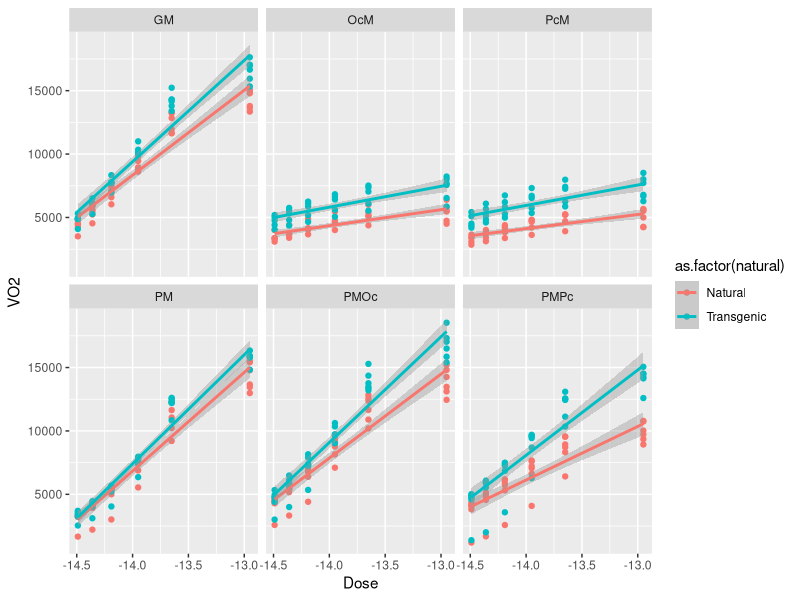
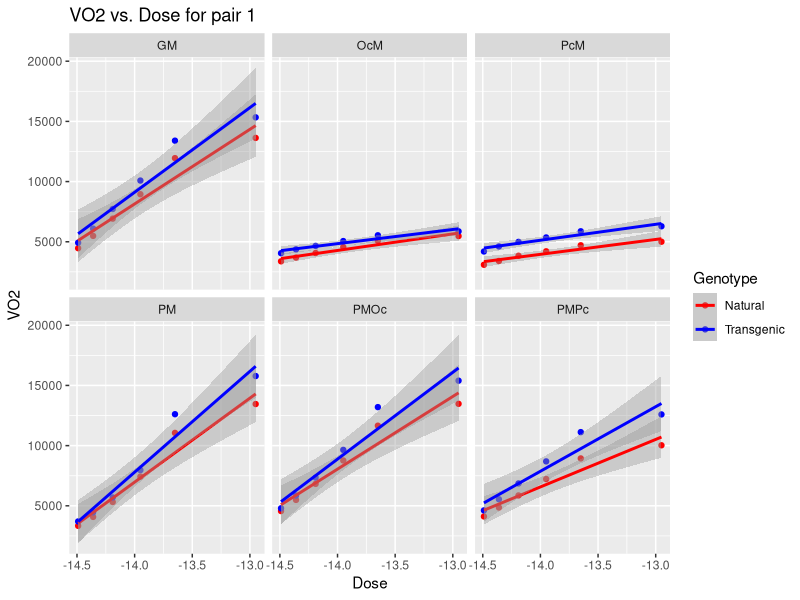
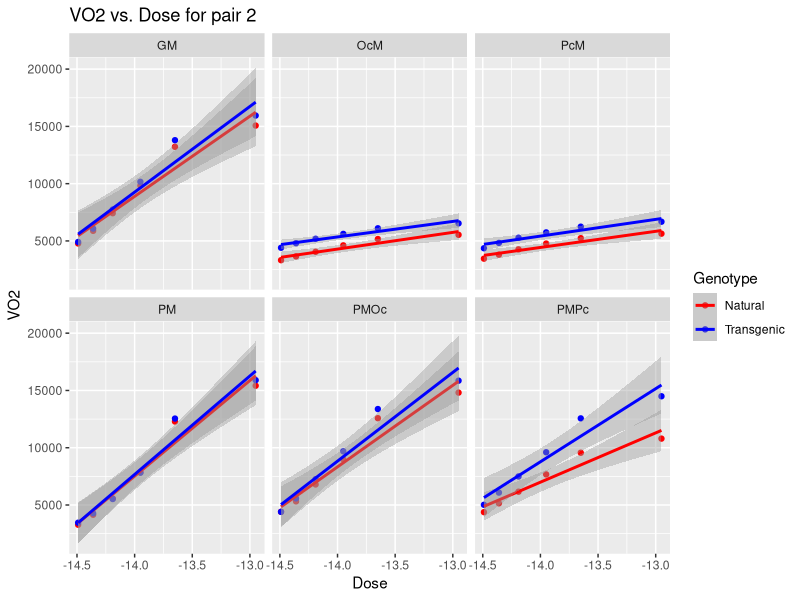
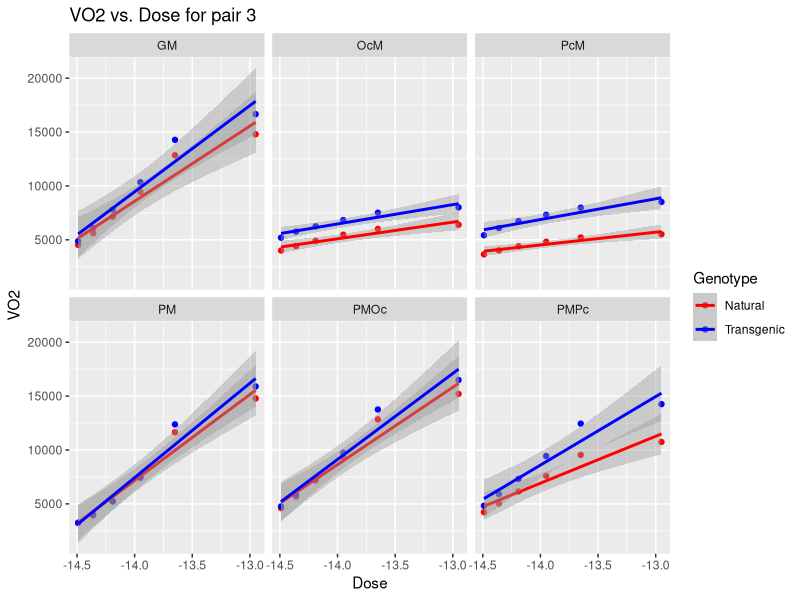
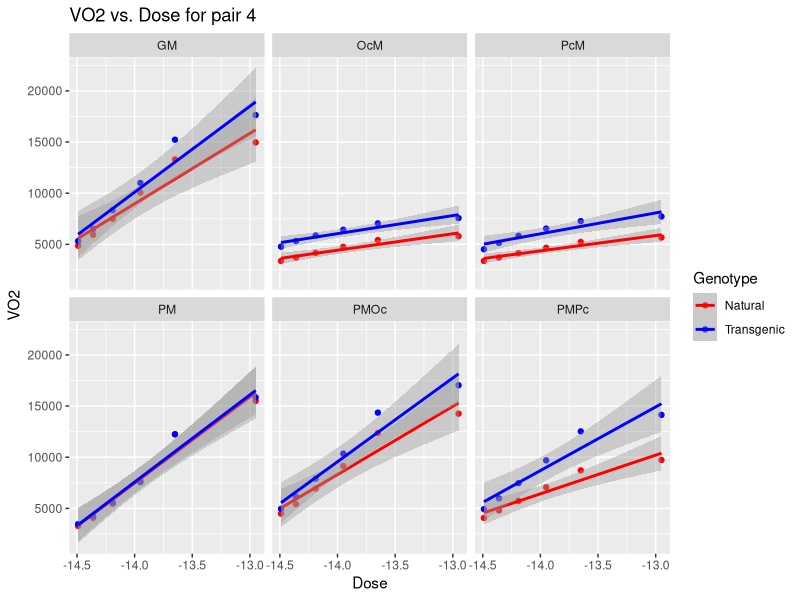
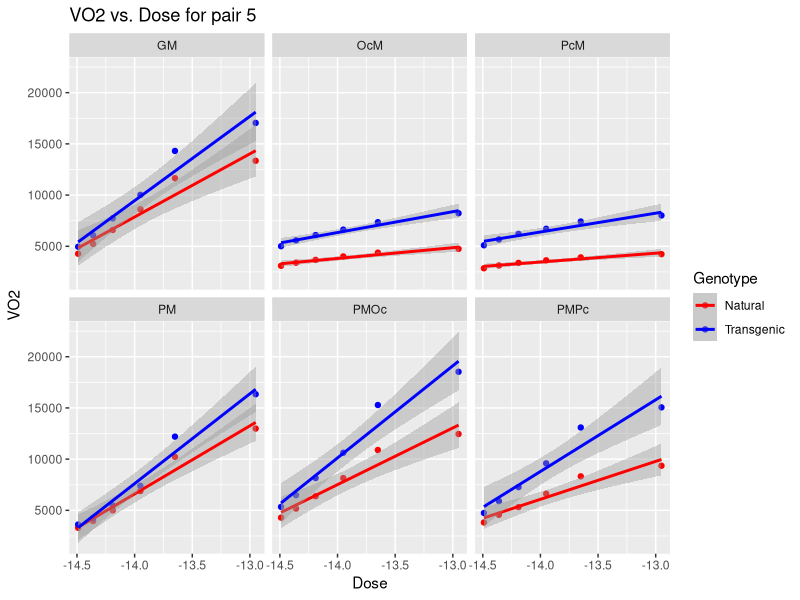
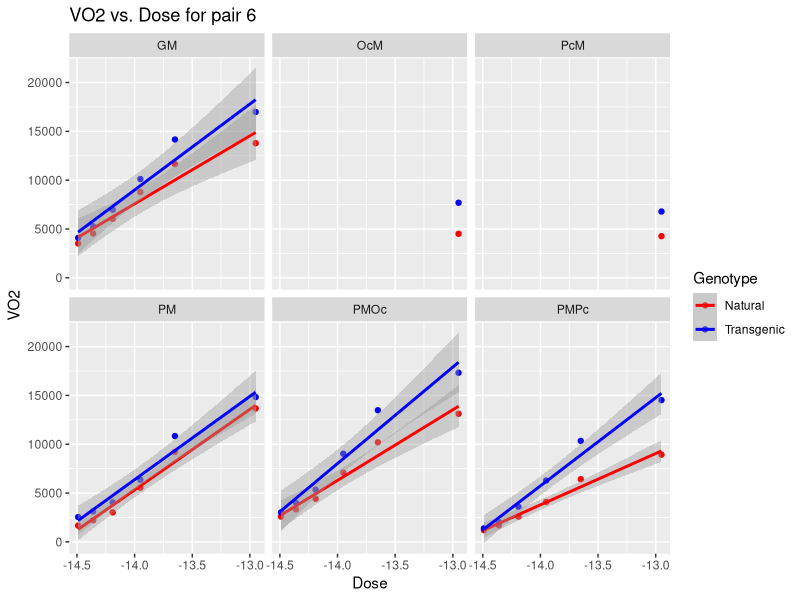

These figures' R source, in order:
library(tidyverse)
library(readxl)
library(knitr)
library(kableExtra)
data = NULL
for (i in excel_sheets("data.xls")){
  this_df <- read_excel("data.xls",sheet = i,skip = 1) |> 
    select(-Basal) |> 
    pivot_longer(cols = -Subject, names_to = "Dose",values_to = "VO2") |> 
    mutate(Substrate = i)
  data <- rbind(data,this_df)
}
data <- data |> 
  mutate(Dose = round(as.numeric(Dose), 2),
         natural = if_else(str_detect(Subject,"NT"),"Natural","Transgenic"),
         malate = if_else(str_detect(Substrate,"M"),1,0),
         glutamate = if_else(str_detect(Substrate,"G"),1,0),
         pyruvate = if_else(str_detect(Substrate,"P"),1,0),
         palmytol = if_else(str_detect(Substrate,"Pc"),1,0),
         octanoyl = if_else(str_detect(Substrate,"Oc"),1,0),
         pair = substr(Subject,3,3))

## Basic graph
data |> 
  ggplot(aes(x = Dose, y = VO2, color = as.factor(natural))) +
  geom_point() +
  geom_smooth(method = "lm") + 
  facet_wrap(.~Substrate)

## Facet by pair
for (i in unique(data$pair)){
  p <- data |> 
    filter(pair == i) |> 
    ggplot(aes(x = Dose, y = VO2, color = as.factor(natural))) +
    geom_point() +
    geom_smooth(method = "lm") + 
    facet_wrap(.~Substrate) +
    scale_color_manual(values = c("red","blue"),labels = c("0" = "Natural","1" = "Transgenic")) +
    labs(title = paste0("VO2 vs. Dose for pair ",i),
         color = "Genotype")
  print(p)
}



## Comparing substrate indicators vs. individual effects for each
amino <- lm(VO2 ~ Dose + natural + glutamate + pyruvate + palmytol + octanoyl, data = data)
substrate <- lm(VO2 ~ natural + Dose + Substrate, data = data)

AIC(amino, substrate)
summary(amino)$adj.r.squared
summary(substrate)$adj.r.squared

model_comp <- data.frame(
  Model = c("Amino Acids", "Substrate"),
  df    = c(8, 9),
  AIC   = c(7439.921, 7386.290),
  Adjusted_R2 = c(0.721, 0.755)
)

kable(
  model_comp,
  booktabs = TRUE,
  caption = "Model comparison using AIC and Adjusted R²"
) |>
  kable_styling(full_width = FALSE, position = "center")
